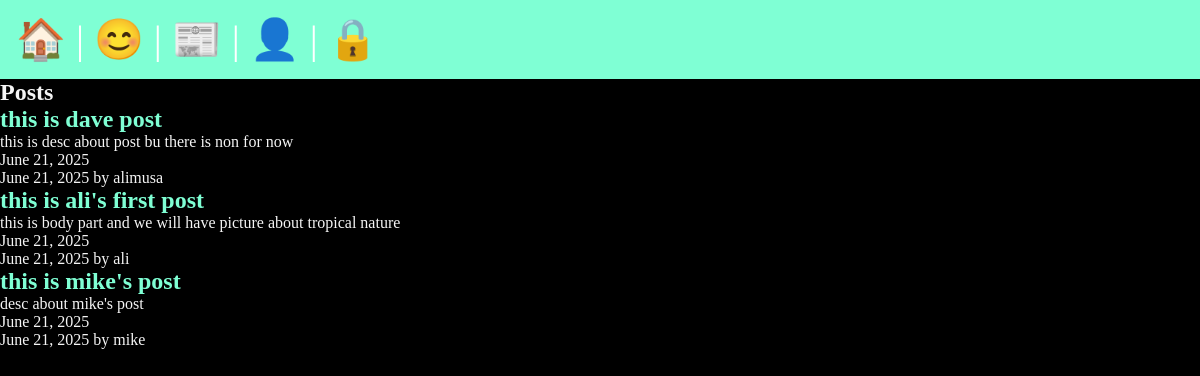
/posts/, run on the app's committed database.
### posts/models.py (models this page shows, shortened)
class Post(models.Model):
    title = models.CharField(max_length=75)
    body = models.TextField()
    slug = models.SlugField()
    date = models.DateField(auto_now_add=True)
    banner = models.ImageField(default='fallback.png', blank=True)
    author = models.ForeignKey(User, on_delete=models.CASCADE, default=None)

### posts/views.py (the view)
# urls.py: path('posts/', include('posts.urls')),
def posts(request):
    posts = Post.objects.all().order_by('-date')
    return render(request, 'posts/posts_list.html', {'posts': posts})

### posts/templates/posts/posts_list.html (shortened to what this page needs)
{% extends "layout.html" %}
{% block content %}
<section>
    <h1>Posts </h1>
    {% for post in posts %}
    <article class="post">
        <h2>
            <a href="{% url "posts:page" slug=post.slug %}">
                {{post.title}}
            </a>
        </h2>
        <p>{{post.body}}</p>
        <p>{{post.date}}</p>
        <p>{{post.date}} by {{post.author}}</p>
    </article>
    {% endfor %}
</section>
{% endblock  %}

### templates/layout.html (shortened to what this page needs)
<!DOCTYPE html>
{% load static %}
<html lang="en">
<head>
    <link rel="stylesheet" href="{% static 'css/style.css' %}">
</head>
<body>
    <nav>
        <a href="/">
        <span role="img" aria-label="Home" title="Home">🏠</span>
        </a> |
        <a href="/about">
         <span role="img" aria-label="About" title="About">😊</span>
        </a> |
        <a href="{% url "posts:list" %}" title="Posts">
        <span role="img" aria-label="Home">📰</span>
        </a> |
        {% if user.is_authenticated  %}
            <a href="{% url "posts:new_post" %}" title="Post Creation">
                <span role="img" aria-label="Post Creation">🆕</span>
            </a> |
            <form class="logout" action="{% url 'users:logout' %}" method="post" >
                {% csrf_token %}
                <button class="logout-button" aria-label="User Logout" title="User Logout">👋</button>
            </form>
        {% else %}
            <a href="{% url "users:register" %}" title="Users">
                <span role="img" aria-label="User">👤</span>
            </a> |
            <a href="{% url "users:login" %}" title="User Login">
                <span role="img" aria-label="User Login">🔒</span>
            </a>
        {% endif %}
    </nav>
    <main>
        {% block content %}
        {% endblock  %}
    </main>
</body>
</html>

### static/css/style.css (style rules this page uses)
* { margin: 0; padding: 0; box-sizing: border-box; }
body { min-height: 100vh; display: flex; flex-flow: column; font-size: 1rem; background-color: black; color: whitesmoke; }
nav { padding: 1rem; background-color: aquamarine; color: white; font-size: 2.5rem; }
main { flex-grow: 1; }
h1, p { text-align: left; }
a { text-decoration: none; color: aquamarine; }

### data on the page
Post: title "this is dave post", body "this is desc about post bu there is non for now", date "June 21, 2025", author "alimusa"
Post: title "this is ali's first post", body "this is body part and we will have picture about tropical nature", date "June 21, 2025", author "ali"
Post: title "this is mike's post", body "desc about mike's post", date "June 21, 2025", author "mike"
